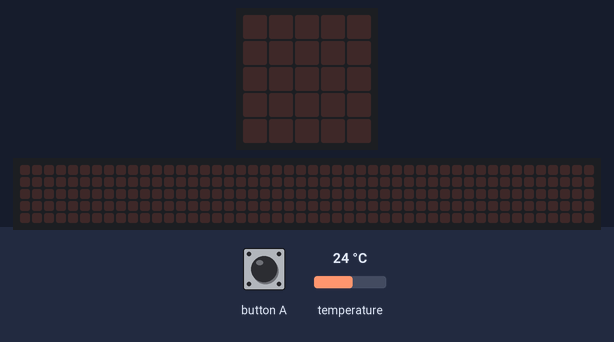
Bench run of a program on a simulated BBC micro:bit (MakeCode). On the bench: the board's 5×5 LED display, a strip that is not on the board, showing the scrolling text unrolled. The inputs (shaded band) are chosen by the test bench; at power-on: temperature 24 °C. The 48×5 strip is a reading aid, not a part: it shows the text the display is scrolling, unrolled, one strip-width of it at a time.

Above: at 1.2 s.
1.3 s: button A pressed for 0.15 s
At 1.52 s:
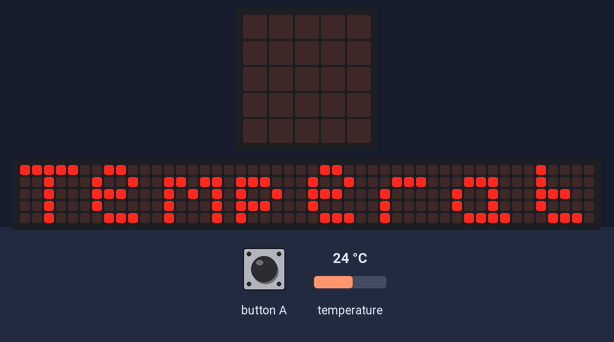
At 12.17 s:
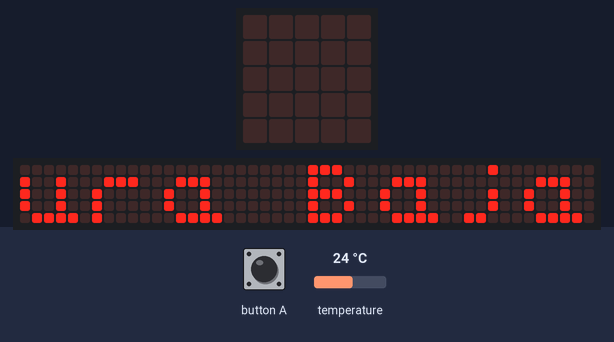

Measured:
- after the input at 1.3 s, the display: changes after 0.15 s (image 1)
- what the display in image 2 shows lasts 0.4 s, from 12.0 s to 12.4 s

The program:

main.ts
```typescript
input.onButtonPressed(Button.A, function () {
    let temperatura = input.temperature() // O usa parseInt(prompt("Ingrese temperatura"))

    if (temperatura >= 34) {
        basic.showString("Temperatura Alta")
    } else if (temperatura >= 26) {
        basic.showString("Temperatura Normal")
    } else {
        basic.showString("Temperatura Baja")
    }
})
```

test.ts
```typescript
// aquí va el archivo "tests"; esto no se compilará cuando este paquete se utilice como una extensión.
```
